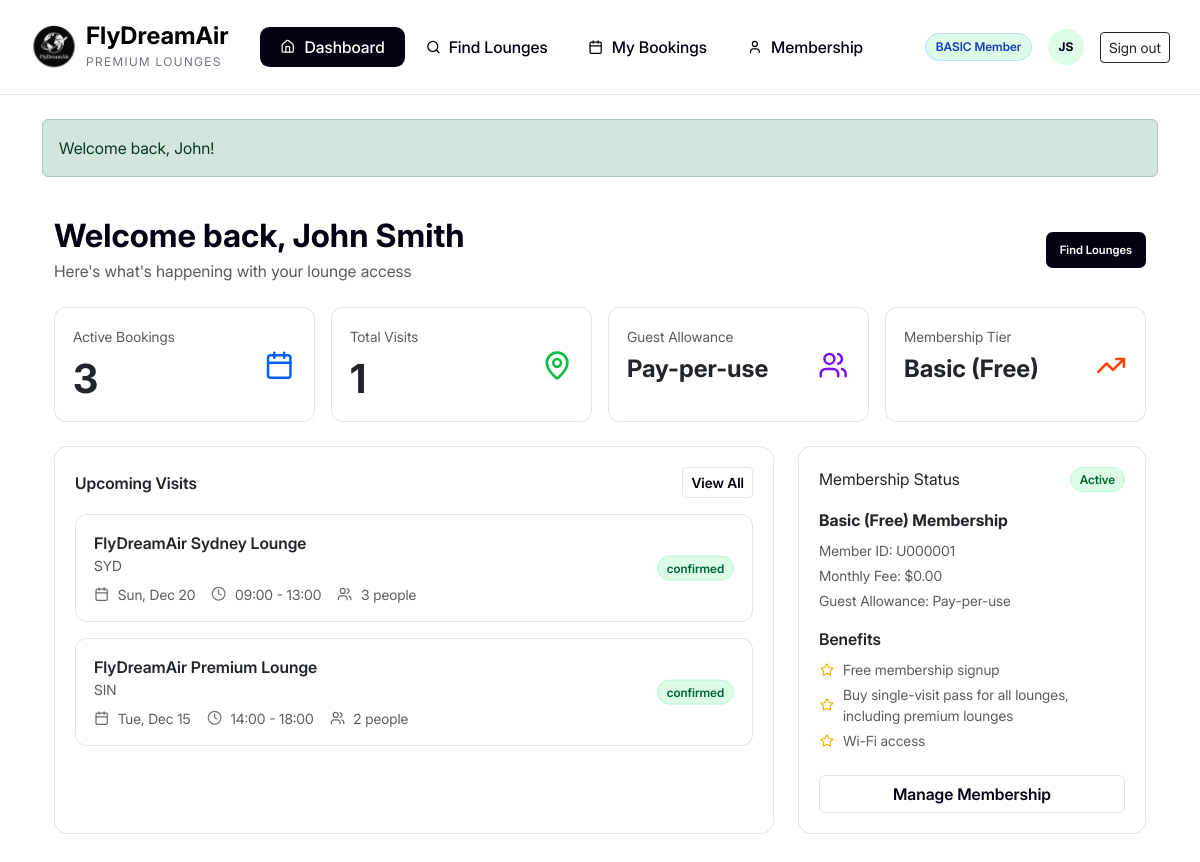
Page /?r=dashboard (signed in) on the committed database.
### tables this page shows
CREATE TABLE `user_memberships` (
  `id` bigint(20) UNSIGNED NOT NULL,
  `user_id` bigint(20) UNSIGNED NOT NULL,
  `plan_id` bigint(20) UNSIGNED NOT NULL,
  `status` enum('active','canceled','expired','trial') NOT NULL DEFAULT 'active',
  `started_at` datetime NOT NULL DEFAULT current_timestamp(),
  `renews_at` datetime DEFAULT NULL,
  `canceled_at` datetime DEFAULT NULL,
  `created_at` datetime NOT NULL DEFAULT current_timestamp(),
  `updated_at` datetime NOT NULL DEFAULT current_timestamp() ON UPDATE current_timestamp()
);

CREATE TABLE `membership_plans` (
  `id` bigint(20) UNSIGNED NOT NULL,
  `slug` varchar(40) NOT NULL,
  `name` varchar(80) NOT NULL,
  `monthly_fee_usd` decimal(10,2) NOT NULL,
  `guest_allowance` int(10) UNSIGNED NOT NULL DEFAULT 0,
  `normal_access` enum('pay_per_use','free') NOT NULL DEFAULT 'pay_per_use',
  `premium_access` enum('pay_per_use','free') NOT NULL DEFAULT 'pay_per_use',
  `benefits_json` longtext DEFAULT NULL CHECK (json_valid(`benefits_json`)),
  `created_at` datetime NOT NULL DEFAULT current_timestamp(),
  `updated_at` datetime NOT NULL DEFAULT current_timestamp() ON UPDATE current_timestamp()
);

CREATE TABLE `bookings` (
  `id` bigint(20) UNSIGNED NOT NULL,
  `user_id` bigint(20) UNSIGNED DEFAULT NULL,
  `guest_name` varchar(160) DEFAULT NULL,
  `guest_email` varchar(191) DEFAULT NULL,
  `lounge_id` bigint(20) UNSIGNED NOT NULL,
  `flight_number` varchar(20) DEFAULT NULL,
  `visit_date` date NOT NULL,
  `start_time` time NOT NULL,
  `end_time` time NOT NULL,
  `people_count` int(10) UNSIGNED NOT NULL DEFAULT 1,
  `method` enum('membership','pay_per_use') NOT NULL,
  `unit_price_usd` decimal(10,2) DEFAULT NULL,
  `total_usd` decimal(10,2) NOT NULL DEFAULT 0.00,
  `status` enum('pending','confirmed','cancelled','completed') NOT NULL DEFAULT 'pending',
  `qr_code` varchar(64) NOT NULL,
  `qr_generated_at` datetime NOT NULL DEFAULT current_timestamp(),
  `created_at` datetime NOT NULL DEFAULT current_timestamp(),
  `updated_at` datetime NOT NULL DEFAULT current_timestamp() ON UPDATE current_timestamp()
);

CREATE TABLE `lounges` (
  `id` bigint(20) UNSIGNED NOT NULL,
  `name` varchar(200) NOT NULL,
  `airport_id` bigint(20) UNSIGNED NOT NULL,
  `terminal` varchar(80) DEFAULT NULL,
  `is_premium` tinyint(1) NOT NULL DEFAULT 0,
  `address` varchar(200) DEFAULT NULL,
  `city` varchar(120) DEFAULT NULL,
  `country` varchar(120) DEFAULT NULL,
  `open_time` time NOT NULL,
  `close_time` time NOT NULL,
  `slot_interval_min` smallint(5) UNSIGNED NOT NULL DEFAULT 30,
  `capacity` int(10) UNSIGNED NOT NULL,
  `price_usd` decimal(10,2) NOT NULL,
  `image_url` varchar(255) DEFAULT NULL,
  `created_at` datetime NOT NULL DEFAULT current_timestamp(),
  `updated_at` datetime NOT NULL DEFAULT current_timestamp() ON UPDATE current_timestamp()
);

CREATE TABLE `airports` (
  `id` bigint(20) UNSIGNED NOT NULL,
  `iata` char(3) NOT NULL,
  `name` varchar(160) NOT NULL,
  `city` varchar(120) NOT NULL,
  `country` varchar(120) NOT NULL
);

### app/Views/pages/dashboard.php (the view, shortened to what the rows shown need)
<?php
  $u = $user ?? (function_exists('current_user') ? current_user() : null);
  $isGuest = empty($u) || (int)($u['id'] ?? 0) === 0;
  $greet = $u ? trim(($u['first_name'] ?? '').' '.($u['last_name'] ?? '')) : 'Guest';
  $plan = $plan ?? ['slug'=>'basic','name'=>'Basic','guest_allowance'=>0,'normal_access'=>'pay_per_use','premium_access'=>'pay_per_use'];
  $planName  = $plan['name'] ?? 'Basic';
  $guestAllow= (int)($plan['guest_allowance'] ?? 0);
  $guestText = $guestAllow > 0 ? ("{$guestAllow} per visit") : 'Pay-per-use';
  $memberId  = $isGuest ? 'GUEST' : ('U'.str_pad((string)($u['id'] ?? 0), 6, '0', STR_PAD_LEFT));
  $fmtShortDate = function(string $ymd): string {
    $d = DateTime::createFromFormat('Y-m-d', $ymd);
    return $d ? $d->format('D, M j') : htmlspecialchars($ymd);
  };
?>
<div class="container py-4">
  <div class="d-flex align-items-center justify-content-between mb-4">
    <div>
      <h2 class="mb-1 fw-bold">Welcome<?= $isGuest ? '' : ' back' ?>, <?= htmlspecialchars($greet ?: 'Guest') ?></h2>
    </div>
  </div>
  <div class="row g-3 mb-4">
    <div class="col-lg-3 col-md-6">
      <div class="card metric-card h-100">
        <div class="card-body">
          <div class="d-flex justify-content-between align-items-center mb-2">
            <div class="text-muted small">Guest Allowance</div>
            <img src="assets/img/guest-icon.svg" class="metric-icon tint-purple" alt="">
          </div>
          <div class="h4 mb-0 fw-bold"><?= htmlspecialchars($guestText) ?></div>
        </div>
      </div>
    </div>
    <div class="col-lg-3 col-md-6">
      <div class="card metric-card h-100">
        <div class="card-body">
          <div class="d-flex justify-content-between align-items-center mb-2">
            <div class="text-muted small">Membership Tier</div>
            <img src="assets/img/membership-tier-icon.svg" class="metric-icon tint-orange" alt="">
          </div>
          <div class="h4 mb-0 fw-bold"><?= htmlspecialchars($planName) ?></div>
        </div>
      </div>
    </div>
  </div>
  <div class="row g-4">
    <div class="col-lg-8">
      <div class="card panel-card h-100">
        <div class="card-body">
          <?php if (!empty($upcoming)): ?>
            <?php foreach ($upcoming as $v): ?>
              <div class="visit-item card mb-3">
                <div class="card-body d-flex justify-content-between align-items-start">
                  <div>
                    <div class="fw-semibold"><?= htmlspecialchars($v['lounge_name']) ?></div>
                    <div class="text-muted small"><?= htmlspecialchars($v['airport_iata']) ?></div>
                    <div class="text-muted small mt-2 d-flex align-items-center gap-3 flex-wrap">
                      <span>
                        <img src="assets/img/booking-icon.svg" class="inline-icon tint-muted me-1" alt="">
                        <?= $fmtShortDate($v['visit_date']) ?>
                      </span>
                      <span>
                        <img src="assets/img/time-icon.svg" class="inline-icon tint-muted me-1" alt="">
                        <?= htmlspecialchars(substr($v['start_time'],0,5) . ' - ' . substr($v['end_time'],0,5)) ?>
                      </span>
                      <span>
                        <img src="assets/img/guest-icon.svg" class="inline-icon tint-muted me-1" alt="">
                        <?= (int)$v['people_count'] ?> <?= ((int)$v['people_count']>1?'people':'person') ?>
                      </span>
                    </div>
                  </div>
                  <?php
                    $st = strtolower($v['status']);
                    $pillClass = ($st==='cancelled'?'status-cancel':($st==='completed'?'status-done':'status-ok'));
                  ?>
                  <span class="status-pill <?= $pillClass ?>"><?= htmlspecialchars($st) ?></span>
                </div>
              </div>
            <?php endforeach; ?>
          <?php endif; ?>
        </div>
      </div>
    </div>
    <div class="col-lg-4">
      <div class="card panel-card h-100">
        <div class="card-body">
          <div class="d-flex justify-content-between align-items-start mb-3">
            <div class="">Membership Status</div>
            <span class="status-pill <?= $isGuest ? 'status-ok' : 'status-ok' ?>">
            </span>
          </div>
          <div class="fw-bold mb-2"><?= htmlspecialchars($planName) ?> Membership</div>
          <div class="text-muted small mb-1">Member ID: <?= htmlspecialchars($memberId) ?></div>
          <div class="text-muted small mb-1">
            Monthly Fee: <?= strtolower($planName)==='basic' ? 'Free' : ('$'.number_format((float)($plan['monthly_fee_usd'] ?? $plan['price_usd'] ?? 0), 2)) ?>
          </div>
          <div class="text-muted small mb-3">Guest Allowance: <?= htmlspecialchars($guestText) ?></div>
          <div class="fw-semibold mb-2">Benefits</div>
          <ul class="list-unstyled small text-muted mb-4">
            <li class="d-flex align-items-center gap-2 mb-1">
            </li>
            <li class="d-flex align-items-center gap-2 mb-1">
            </li>
            <li class="d-flex align-items-center gap-2">
            </li>
          </ul>
          <a class="btn w-100 btn-outline-plain" href="<?= base_href('memberships') ?>">
            <?= $isGuest ? 'See Membership Options' : 'Manage Membership' ?>
          </a>
        </div>
      </div>
    </div>
  </div>
</div>

### app/Views/partials/header.php (shortened to what the rows shown need)
<?php
  $navUser = current_user();
  $isGuest = !$navUser;
  $planSlug = 'basic';
  if ($navUser) {
    require_once __DIR__ . '/../../Models/Membership.php';
    try {
      $p = Membership::userCurrent((int)$navUser['id']);
      if ($p && !empty($p['slug'])) {
        $planSlug = strtolower($p['slug']);
      }
    } catch (Throwable $e) {
      $planSlug = 'basic';
    }
  }
  $badgeText = $isGuest ? 'GUEST' : (strtoupper($planSlug) . ' Member');
  $initials = $isGuest ? 'GU' : initials_from($navUser['first_name'], $navUser['last_name']);
?>
<nav class="navbar navbar-expand-lg header-bar bg-white">
  <div class="container align-items-center">
    <div class="collapse navbar-collapse" id="mainNav">
      <div class="d-flex align-items-center gap-3">
        <span class="member-badge"><?= htmlspecialchars($badgeText) ?></span>
        <?php if ($isGuest): ?>
          <a href="<?= base_href('welcome') ?>" class="btn btn-sm btn-outline-dark">Sign in</a>
        <?php else: ?>
          <a href="<?= base_href('profile') ?>" class="avatar-initials text-decoration-none">
            <?= htmlspecialchars($initials) ?>
          </a>
          <a href="<?= base_href('signout') ?>" class="btn btn-sm btn-outline-dark">Sign out</a>
        <?php endif; ?>
      </div>
    </div>
  </div>
</nav>

### rows in the picture
user_memberships: plan.slug "BASIC Member", plan.guest_allowance "Pay-per-use", plan.name "Basic (Free)", plan.monthly_fee_usd "0.00"
bookings: lounge.name "FlyDreamAir Sydney Lounge", airports.iata "SYD", visit_date "Sun, Dec 20", start_time+end_time "09:00 - 13:00", people_count "3", status "confirmed"
bookings: lounge.name "FlyDreamAir Premium Lounge", airports.iata "SIN", visit_date "Tue, Dec 15", start_time+end_time "14:00 - 18:00", people_count "2", status "confirmed"

### other values in the picture
$initials "JS"
$msg "Welcome back, John!"
$greet ?: 'Guest' "John Smith"
$activeBookings "3"
$totalVisits "1"
$memberId "U000001"
